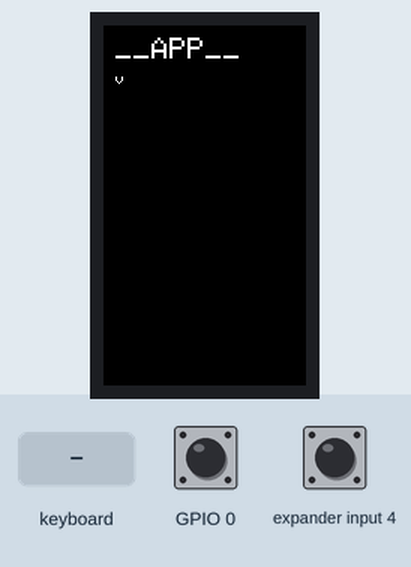
Recording of a program running on a simulated ESP32-S3. On the bench: 135×240 colour display. The inputs (shaded band) are chosen by the test bench; at power-on: GPIO 0 HIGH, expander input 4 HIGH.

Above: at 1.3 s.
1.4 s: keyboard key "1" received
2.9 s: keyboard key "0" received
Timing chart, 0 to 5.9 s (numbered marks = the images above; inputs shaded):
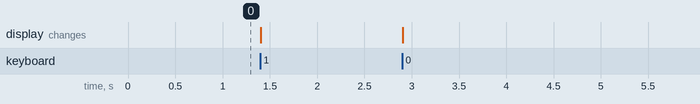

The program:

main.cpp
```cpp
#include <M5Cardputer.h>

#ifndef APP_VERSION
#define APP_VERSION "dev"
#endif

void setup()
{
    auto cfg = M5.config();
    M5Cardputer.begin(cfg, true);
    M5Cardputer.Display.setRotation(1);
    M5Cardputer.Display.setTextSize(2);
    M5Cardputer.Display.drawString("__APP__", 8, 8);
    M5Cardputer.Display.setTextSize(1);
    M5Cardputer.Display.drawString("v" APP_VERSION, 8, 32);
}

void loop()
{
    M5Cardputer.update();
    if (M5Cardputer.Keyboard.isChange() && M5Cardputer.Keyboard.isPressed()) {
        auto st = M5Cardputer.Keyboard.keysState();
        String s;
        for (char c : st.word) s += c;
        M5Cardputer.Display.fillRect(8, 60, 220, 16, TFT_BLACK);
        M5Cardputer.Display.drawString(s, 8, 60);
    }
}
```
